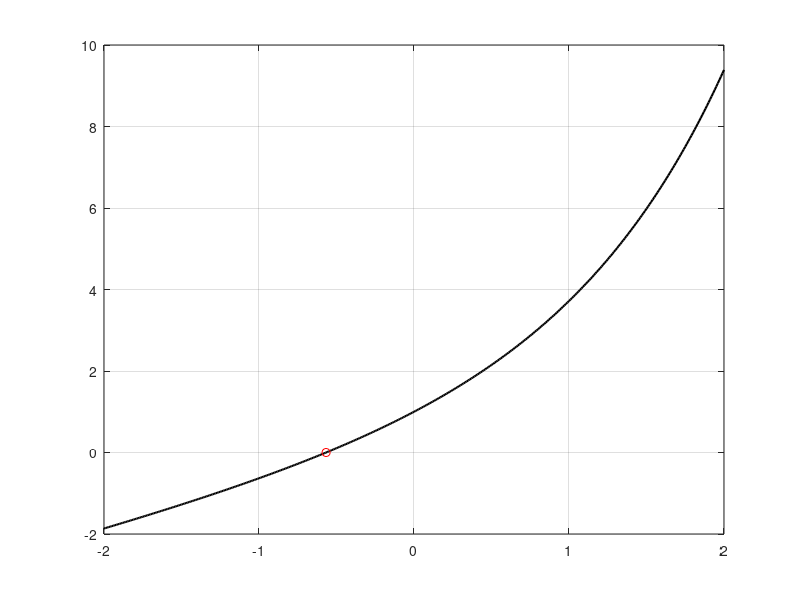

MATLAB code to generate this figure:
% Skript som estimerer en løsning av en likning på formen f(x)=0
% Skriptet kjører til man får den presisjonen man ønsker.
% Input er start-verdien x0, funksjonsuttrykket f(x), 
% den deriverte av funksjonen (f'(x)), og presisjonen Pres.

% Startverdi, første x som skal itereres på
x0 = 0;

% Funksjon
funk = @(x) exp(x) + x;

% Derivert:
funkDeriv = @(x) exp(x) + 1;

% Presisjon
Pres = 1e-4;

% Initierer x - ny og gammel
x = x0;
xGml = x + 5;        % Tilfeldig tall for å komme i gang i løkken.

% Itererer så lenge forskjellen mellom ny og gammel x er større enn Pres.
while abs(x - xGml) > Pres
    xGml = x;
    format long;
    x = x - funk(x) / funkDeriv(x)
end

% Utskrift av svaret
x

% Plot
xVektor = -2:1e-2:2;
plot(xVektor,funk(xVektor),'k','linewidth',1.5)
grid on;
hold on
plot (x,funk(x),'ro')      % Plotter svaret x
hold off
